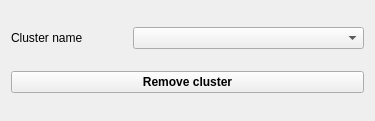
<?xml version="1.0" encoding="UTF-8"?>
<ui version="4.0">
 <class>Form</class>
 <widget class="QWidget" name="Form">
  <property name="geometry">
   <rect>
    <x>0</x>
    <y>0</y>
    <width>375</width>
    <height>121</height>
   </rect>
  </property>
  <property name="windowTitle">
   <string>Form</string>
  </property>
  <layout class="QGridLayout" name="gridLayout_2">
   <item row="1" column="0" colspan="3">
    <widget class="QPushButton" name="remove_cluster_button">
     <property name="font">
      <font>
       <weight>75</weight>
       <bold>true</bold>
      </font>
     </property>
     <property name="text">
      <string>Remove cluster</string>
     </property>
    </widget>
   </item>
   <item row="0" column="0">
    <widget class="QLabel" name="cluster_name_removec_label">
     <property name="text">
      <string>Cluster name</string>
     </property>
    </widget>
   </item>
   <item row="0" column="1" colspan="2">
    <widget class="QComboBox" name="cluster_names_box"/>
   </item>
  </layout>
 </widget>
 <tabstops>
  <tabstop>cluster_names_box</tabstop>
  <tabstop>remove_cluster_button</tabstop>
 </tabstops>
 <resources/>
 <connections/>
</ui>
